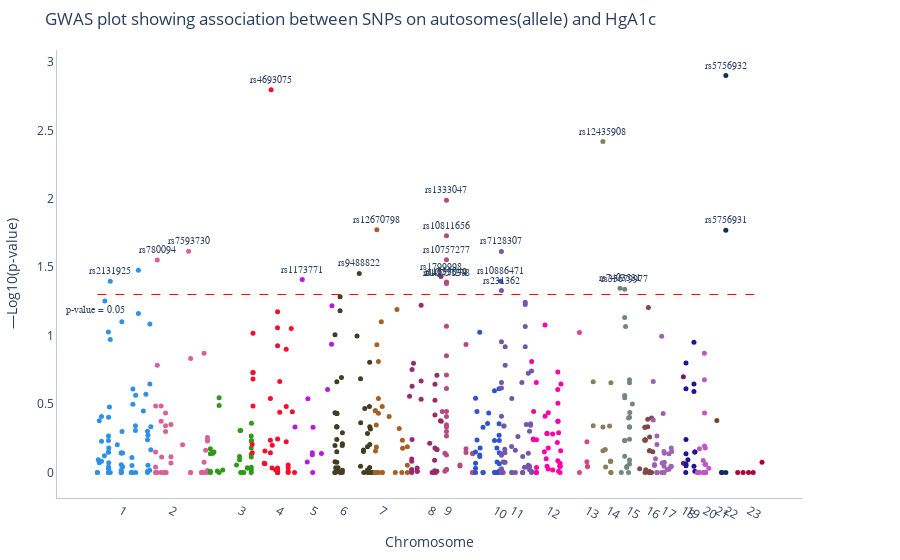

Notebook source saved alongside this figure:
### Code cell
p_val = data.p_value_allele
get_manhattan(rs, chr, pos, p_val, title='GWAS plot showing association between SNPs on autosomes(allele) and HgA1c')

### Figure 1 — Plotly figure (JSON) as saved in the notebook; plotly's stock layout.template omitted (floating-point values rounded to 4 significant figures; data arrays with more than 128 entries replaced by an {"elided": "..."} marker saying what was removed)
{"data": [{"hoverinfo": "text", "hovertext": {"elided": "596 str values"}, "marker": {"color": {"elided": "596 int values"}, "colorscale": [[0, "#2E91E5"], [0.04348, "#E15F99"], [0.08696, "#1CA71C"], [0.1304, "#FB0D0D"], [0.1739, "#DA16FF"], [0.2174, "#222A2A"], [0.2609, "#B68100"], [0.3043, "#750D86"], [0.3478, "#EB663B"], [0.3913, "#511CFB"], [0.4348, "#00A08B"], [0.4783, "#FB00D1"], [0.5217, "#FC0080"], [0.5652, "#B2828D"], [0.6087, "#6C7C32"], [0.6522, "#778AAE"], [0.6957, "#862A16"], [0.7391, "#A777F1"], [0.7826, "#620042"], [0.8261, "#1616A7"], [0.8696, "#DA60CA"], [0.913, "#6C4516"], [0.9565, "#0D2A63"], [1, "#AF0038"]], "size": 5}, "mode": "markers", "showlegend": false, "type": "scatter", "x": {"elided": "596 int values"}, "xaxis": "x", "y": {"elided": "596 float values"}, "yaxis": "y"}], "layout": {"annotations": [{"font": {"family": "italic", "size": 10}, "showarrow": false, "text": "p-value = 0.05", "x": -1, "y": 1.191}, {"font": {"family": "italic", "size": 10}, "showarrow": false, "text": "rs2131925", "x": 62560271, "y": 1.397, "yshift": 10}, {"font": {"family": "italic", "size": 10}, "showarrow": false, "text": "rs780094", "x": 262241220, "y": 1.553, "yshift": 10}, {"font": {"family": "italic", "size": 10}, "showarrow": false, "text": "rs7593730", "x": 395037793, "y": 1.616, "yshift": 10}, {"font": {"family": "italic", "size": 10}, "showarrow": false, "text": "rs4693075", "x": 745450504, "y": 2.798, "yshift": 10}, {"font": {"family": "italic", "size": 10}, "showarrow": false, "text": "rs1173771", "x": 877697902, "y": 1.41, "yshift": 10}, {"font": {"family": "italic", "size": 10}, "showarrow": false, "text": "rs9488822", "x": 1119667895, "y": 1.455, "yshift": 10}, {"font": {"family": "italic", "size": 10}, "showarrow": false, "text": "rs12670798", "x": 1194430952, "y": 1.773, "yshift": 10}, {"font": {"family": "italic", "size": 10}, "showarrow": false, "text": "rs1799998", "x": 1466780425, "y": 1.432, "yshift": 10}, {"font": {"family": "italic", "size": 10}, "showarrow": false, "text": "rs1333049", "x": 1489957120, "y": 1.393, "yshift": 10}, {"font": {"family": "italic", "size": 10}, "showarrow": false, "text": "rs1333047", "x": 1489956121, "y": 1.99, "yshift": 10}, {"font": {"family": "italic", "size": 10}, "showarrow": false, "text": "rs10757278", "x": 1489956094, "y": 1.382, "yshift": 10}, {"font": {"family": "italic", "size": 10}, "showarrow": false, "text": "rs10811656", "x": 1489956089, "y": 1.73, "yshift": 10}, {"font": {"family": "italic", "size": 10}, "showarrow": false, "text": "rs10757277", "x": 1489956067, "y": 1.555, "yshift": 10}, {"font": {"family": "italic", "size": 10}, "showarrow": false, "text": "rs4977574", "x": 1489930191, "y": 1.387, "yshift": 10}, {"font": {"family": "italic", "size": 10}, "showarrow": false, "text": "rs10886471", "x": 1720500934, "y": 1.397, "yshift": 10}, {"font": {"family": "italic", "size": 10}, "showarrow": false, "text": "rs231362", "x": 1723171175, "y": 1.33, "yshift": 10}, {"font": {"family": "italic", "size": 10}, "showarrow": false, "text": "rs7128307", "x": 1723121707, "y": 1.616, "yshift": 10}, {"font": {"family": "italic", "size": 10}, "showarrow": false, "text": "rs12435908", "x": 2154059118, "y": 2.419, "yshift": 10}, {"font": {"family": "italic", "size": 10}, "showarrow": false, "text": "rs7403531", "x": 2226614446, "y": 1.347, "yshift": 10}, {"font": {"family": "italic", "size": 10}, "showarrow": false, "text": "rs35679977", "x": 2246344103, "y": 1.339, "yshift": 10}, {"font": {"family": "italic", "size": 10}, "showarrow": false, "text": "rs5756931", "x": 2675847763, "y": 1.771, "yshift": 10}, {"font": {"family": "italic", "size": 10}, "showarrow": false, "text": "rs5756932", "x": 2675847848, "y": 2.901, "yshift": 10}], "barmode": "stack", "margin": {"b": 50, "l": 50, "r": 50, "t": 50}, "plot_bgcolor": "#FFFFFF", "shapes": [{"line": {"color": "red", "dash": "dash", "width": 1}, "type": "line", "x0": 8035426, "x1": 2829482316, "y0": 1.301, "y1": 1.301}], "showlegend": false, "title": {"text": "GWAS plot showing association between SNPs on autosomes(allele) and HgA1c"}, "xaxis": {"anchor": "y", "domain": [0, 0.94], "linecolor": "#BCCCDC", "showgrid": true, "tickmode": "array", "ticktext": [1, 2, 3, 4, 5, 6, 7, 8, 9, 10, 11, 12, 13, 14, 15, 16, 17, 18, 19, 20, 21, 22, 23], "tickvals": [109275908, 320257775, 615100000.0, 772666305, 921127899, 1047000000.0, 1213271590, 1418810524, 1489962452, 1693814168, 1767000000.0, 1922173651, 2086000000.0, 2173966710, 2259000000.0, 2344293697, 2411173246, 2496000000.0, 2514893853, 2585344127, 2637697737, 2675847763, 2772328045], "title": {"text": "Chromosome"}, "zeroline": false}, "yaxis": {"anchor": "x", "domain": [0, 1], "linecolor": "#BCCCDC", "showgrid": true, "title": {"text": "—Log10(p-value)"}, "zeroline": false}, "yaxis2": {"anchor": "x", "overlaying": "y", "side": "right"}}}
